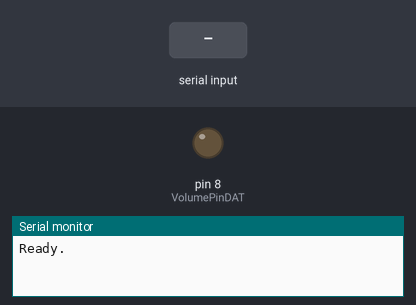
The sketch below on a simulated Arduino Uno, built with avr-gcc and run on an emulated ATmega328P. On the bench: output pins drawn as LEDs (lit = HIGH), the last lines printed to the serial monitor. The test bench sets the inputs (shaded band). Pins used as bus, display or sensor lines are not drawn.

Above: at 1.2 s.
1.3 s: "5\n" received over Serial
At 2.0 s:
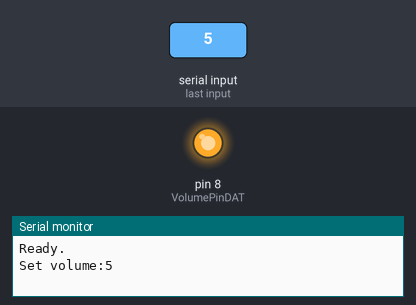
2.8 s: "90,45\n" received over Serial
Timing chart, 0 to 5.8 s (numbered marks = the images above; inputs shaded):
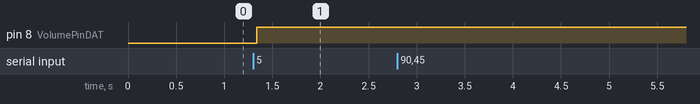

Measured:
- after the input at 1.3 s, pin 8 (VolumePinDAT): LOW → HIGH at once

The sketch:

M62429_example.ino
```cpp
/*
  Serial controlled volume based on this sketch: http://forum.arduino.cc/index.php?topic=244152.0
  The above sketch is also based on this lib: https://github.com/krupski/M62429/blob/master/M62429.cpp
*/

int VolumePinDAT = 8; // connect to DATA
int VolumePinCLK = 14; // connect to CLOCK
int vol = 0;

void setup (void) {
  pinMode(VolumePinDAT, OUTPUT);
  pinMode(VolumePinCLK, OUTPUT);

  Serial.begin(115200);
  while (!Serial);
  Serial.println("Ready.");
}

void loop (void) {
  if (Serial.available() > 0) {
    int ch = Serial.read();

    // Store received digit.
    if (ch >= '0' && ch <= '9') {
      vol = vol * 10 + (ch - '0');
    } else if (ch == 0x0a) {
      // When receive LF, check range of vol.
      if (vol >= 0 && vol <= 100) {
        // If vol is in valid range, set sent it to M62429.
        Serial.print("Set volume:");
        setVolume(vol);
      } else {
        Serial.print("Out of range:");
      }
      Serial.println(vol, DEC);
      vol = 0;
    }
  }
}

// this function does the job
void setVolume (uint8_t volume) {
  uint8_t bits;
  uint16_t data = 0; // control word is built by OR-ing in the bits

  // convert attenuation to volume
  volume = (volume > 100) ? 0 : (((volume * 83) / -100) + 83); // remember 0 is full volume!
  // generate 10 bits of data
  data |= (0 << 0); // D0 (channel select: 0=ch1, 1=ch2)
  data |= (0 << 1); // D1 (individual/both select: 0=both, 1=individual)
  data |= ((21 - (volume / 4)) << 2); // D2...D6 (ATT1: coarse attenuator: 0,-4dB,-8dB, etc.. steps of 4dB)
  data |= ((3 - (volume % 4)) << 7); // D7...D8 (ATT2: fine attenuator: 0...-1dB... steps of 1dB)
  data |= (0b11 << 9); // D9...D10 // D9 & D10 must both be 1

  for (bits = 0; bits < 11; bits++) { // send out 11 control bits
    delayMicroseconds (2); // pg.4 - M62429P/FP datasheet
    digitalWrite (VolumePinDAT, 0);
    delayMicroseconds (2);
    digitalWrite (VolumePinCLK, 0);
    delayMicroseconds (2);
    digitalWrite (VolumePinDAT, (data >> bits) & 0x01);
    delayMicroseconds (2);
    digitalWrite (VolumePinCLK, 1);
  }
  delayMicroseconds (2);
  digitalWrite (VolumePinDAT, 1); // final clock latches data in
  delayMicroseconds (2);
  digitalWrite (VolumePinCLK, 0);
  //return data; // return bit pattern in case you want it :)
}
```
